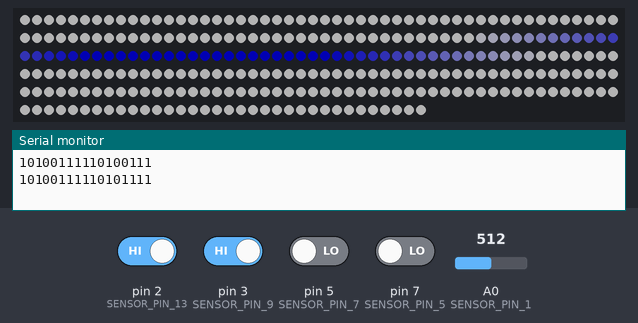
This sketch was run on a simulated Arduino Uno, built with avr-gcc and run on an emulated ATmega328P. Shown: 284 RGB LEDs in strip order, left to right, continuing on the next row, the last lines printed to the serial monitor. Inputs (shaded band) come from the test bench; at power-on: pin 2 (SENSOR_PIN_13), pin 3 (SENSOR_PIN_9) HIGH, pin 5 (SENSOR_PIN_7), pin 7 (SENSOR_PIN_5) LOW, A0 (SENSOR_PIN_1) = 512. Dim RGB values are drawn brighter than linear; the strip is taken to match the declared colour order.

Above: at 0.1 s.
At 1.52 s:
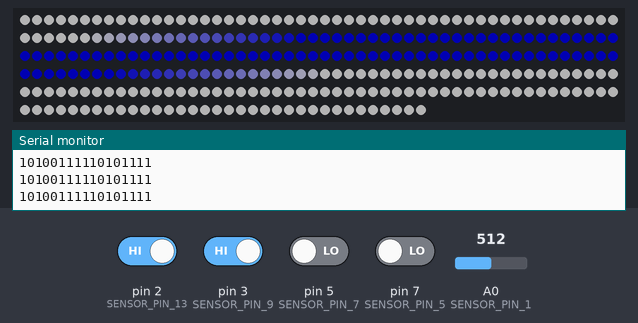
At 2.98 s:
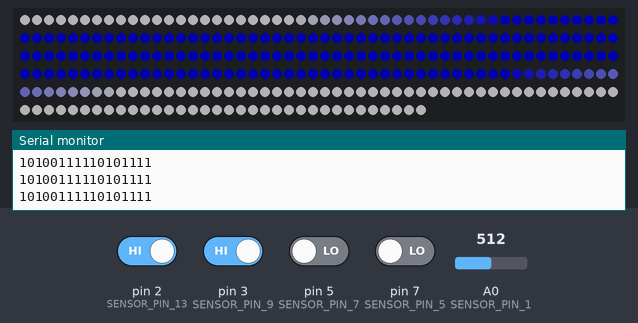
At 4.18 s:
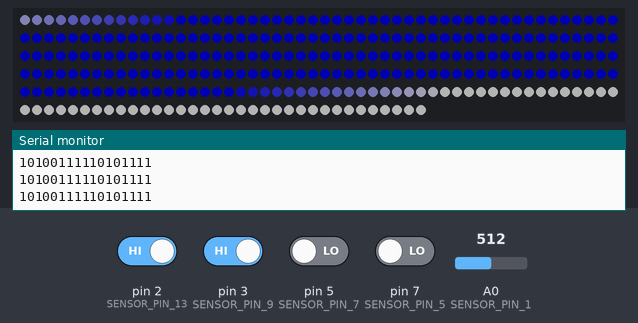
At 5.9 s:
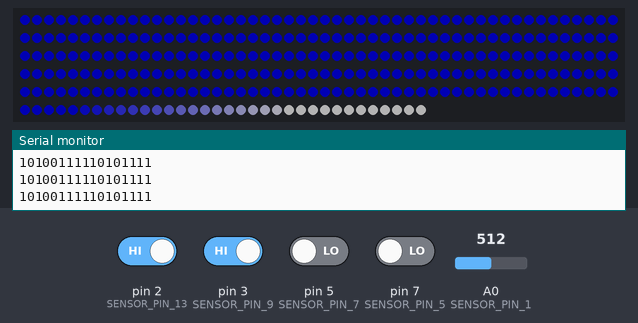

The sketch:

main.ino
```cpp
// ~~~~~~~~~~~~~ Lights stuff ~~~~~~~~~~~~~~~~~~~~~~~~ //

#include <Adafruit_NeoPixel.h>
#include <Adafruit_MCP23X17.h>

#define LED_COUNT 284
#define LED_PIN 6

Adafruit_NeoPixel strip(LED_COUNT, LED_PIN, NEO_RGBW + NEO_KHZ400);


long firstPixelHue = 0;

uint8_t spreadIter = 0;

// ~~~~~~~~~~ Touch sensor stuff ~~~~~~~~~~~~~~~~~~~~~ //
#define SENSOR_PIN_0 15 // b7
#define SENSOR_PIN_1 14 // b6
#define SENSOR_PIN_2 13 // b5
#define SENSOR_PIN_3 12 // b4
#define SENSOR_PIN_4 11 // b3
#define SENSOR_PIN_5 7 // a7
#define SENSOR_PIN_6 6 // a6
#define SENSOR_PIN_7 5 // a5
#define SENSOR_PIN_8 4 // a4
#define SENSOR_PIN_9 3 // a3
#define SENSOR_PIN_10 8 // b0
#define SENSOR_PIN_11 9 // b1
#define SENSOR_PIN_12 10 // b2
#define SENSOR_PIN_13 2 // a2
#define SENSOR_PIN_14 1 // a1
#define SENSOR_PIN_15 0 // a0

int res0 = 0;
int res1 = 1;
int res2 = 2;
int res3 = 3;
int res4 = 4;
int res5 = 5;
int res6 = 6;
int res7 = 7;
int res8 = 8;
int res9 = 9;
int res10 = 10;
int res11 = 11;
int res12 = 12;
int res13 = 13;
int res14 = 14;
int res15 = 15;

int sectionSizes[18] = {17, 18, 18, 18, 17, 18, 18, 18, 17, 18, 18, 18, 17, 18, 18, 18, 17, 18}; // two too long because of the looparound check
uint8_t TRAPEZOID_WIDTH = 18;
int beforeTrapezoidProfile[18] = {14, 28, 42, 56, 70, 84, 98, 112, 126, 140, 154, 168, 182, 196, 210, 224, 238, 252};
int afterTrapezoidProfile[18] = {252, 238, 224, 210, 196, 182, 168, 154, 140, 126, 112, 98, 84, 70, 56, 42, 28, 14};

Adafruit_MCP23X17 mcp;

// ~~~~~~~~~~ Prox sensor stuff ~~~~~~~~~~~~~~~~~~~~~ //

#define PROX_PIN A0

int proxReading = 0;

void setup() {
  Serial.begin(9600);

  strip.begin();
  strip.show();
  strip.setBrightness(60);

  if (!mcp.begin_I2C()) {
    Serial.println("I2C error.");
    while (1);
  }

  mcp.pinMode(SENSOR_PIN_0, INPUT);
  mcp.pinMode(SENSOR_PIN_1, INPUT);
  mcp.pinMode(SENSOR_PIN_2, INPUT);
  mcp.pinMode(SENSOR_PIN_3, INPUT);
  mcp.pinMode(SENSOR_PIN_4, INPUT);
  mcp.pinMode(SENSOR_PIN_5, INPUT);
  mcp.pinMode(SENSOR_PIN_6, INPUT);
  mcp.pinMode(SENSOR_PIN_7, INPUT);
  mcp.pinMode(SENSOR_PIN_8, INPUT);
  mcp.pinMode(SENSOR_PIN_9, INPUT);
  mcp.pinMode(SENSOR_PIN_10, INPUT);
  mcp.pinMode(SENSOR_PIN_11, INPUT);
  mcp.pinMode(SENSOR_PIN_12, INPUT);
  mcp.pinMode(SENSOR_PIN_13, INPUT);
  mcp.pinMode(SENSOR_PIN_14, INPUT);
  mcp.pinMode(SENSOR_PIN_15, INPUT);
}

void readTouchSensors() {
  res0 = !mcp.digitalRead(SENSOR_PIN_0);
  res1 = !mcp.digitalRead(SENSOR_PIN_1);
  res2 = !mcp.digitalRead(SENSOR_PIN_2);
  res3 = !mcp.digitalRead(SENSOR_PIN_3);
  res4 = !mcp.digitalRead(SENSOR_PIN_4);
  res5 = !mcp.digitalRead(SENSOR_PIN_5);
  res6 = !mcp.digitalRead(SENSOR_PIN_6);
  res7 = !mcp.digitalRead(SENSOR_PIN_7);
  res8 = !mcp.digitalRead(SENSOR_PIN_8);
  res9 = !mcp.digitalRead(SENSOR_PIN_9);
  res10 = !mcp.digitalRead(SENSOR_PIN_10);
  res11 = !mcp.digitalRead(SENSOR_PIN_11);
  res12 = !mcp.digitalRead(SENSOR_PIN_12);
  res13 = !mcp.digitalRead(SENSOR_PIN_13);
  res14 = !mcp.digitalRead(SENSOR_PIN_14);
  res15 = !mcp.digitalRead(SENSOR_PIN_15);
}

void sendSensorData() {
  Serial.print(res9);  Serial.print(res10); Serial.print(res11); Serial.print(res12); Serial.print(res13); Serial.print(res14); Serial.print(res15); Serial.print(res0);
  Serial.print(res1);  Serial.print(res2);  Serial.print(res3);  Serial.print(res4);  Serial.print(res5);  Serial.print(res6);  Serial.print(res7);  Serial.print(res8);
  Serial.println(proxReading);
}

void readProxSensor() {
  int rawProxReading = analogRead(PROX_PIN);
  if (rawProxReading > 500) {
    proxReading = 1;
  } else {
    proxReading = 0;
  }
}

void touchResponseRainbow() {
  firstPixelHue += 256;
  if (firstPixelHue >= 5*65536) firstPixelHue = 0;

  int touchSensorReading[18] = {res15, res0, res1, res2, res3, res4, res5, res6, res7, res8, res9, res10, res11, res12, res13, res14, res15, res0}; // two too long because of the looparound check

  int curr_pixel = 0;
  for(uint8_t s=1; s<17; s++) {
    for(uint8_t i=0; i<18; i++) {
      int white_amount = (touchSensorReading[s+1] * beforeTrapezoidProfile[i]) +
                         (touchSensorReading[s] * 255) +
                         (touchSensorReading[s-1] * afterTrapezoidProfile[i]);
      if (white_amount > 255) white_amount = 255;

      uint16_t rainbow_hue = firstPixelHue + ((curr_pixel+i) * 65536) / LED_COUNT;
      uint32_t rainbow_base_color = strip.ColorHSV(rainbow_hue, 255, 255);
      rainbow_base_color = strip.gamma32(rainbow_base_color);

      uint32_t rainbow_plus_white = ((uint32_t)white_amount << 24) | rainbow_base_color;
      strip.setPixelColor(curr_pixel+i, rainbow_plus_white);
    }

    curr_pixel += sectionSizes[s];
  }

  strip.show();
}

void colorSpread(uint8_t iter, uint8_t touchSensorActivated) {
  long baseColor = strip.Color(0, 0, 0, 255); // pure white

  // calculate first solid pixel. may want to just pre-calculate in a first-pixel list
  int firstSolidPixel = iter*(-1);
  for (uint8_t s=1; s<touchSensorActivated; s++) {
    firstSolidPixel += sectionSizes[s];
  }
  int lastSolidPixel = firstSolidPixel + TRAPEZOID_WIDTH + 2*iter;

  // TODO: handle wraparound
  // original color
  for (int i=0; i<(firstSolidPixel - TRAPEZOID_WIDTH); i++) {
    strip.setPixelColor(i, baseColor);
  }

  // spread fade in
  for (int i=0; i<TRAPEZOID_WIDTH; i++) {
    int curr_pixel = i+firstSolidPixel - TRAPEZOID_WIDTH;
    long curr_color = strip.Color(0, 0, beforeTrapezoidProfile[i],255-beforeTrapezoidProfile[i]);
    strip.setPixelColor(curr_pixel, curr_color);
  }

  // spread
  for (int i=firstSolidPixel; i<lastSolidPixel; i++) {
    strip.setPixelColor(i, strip.Color(0, 0, 255, 0));
  }

  // spread fade out
  for (int i=0; i<TRAPEZOID_WIDTH; i++) {
    int curr_pixel = i+lastSolidPixel;
    long curr_color = strip.Color(0, 0, 255-beforeTrapezoidProfile[i],beforeTrapezoidProfile[i]);
    strip.setPixelColor(curr_pixel, curr_color);
  }

  // original color
  for (int i=lastSolidPixel + TRAPEZOID_WIDTH; i<LED_COUNT; i++) {
    strip.setPixelColor(i, baseColor);
  }

  strip.show();
}

void colorSpread2() {
  for (int i=0; i<strip.numPixels(); i++) {
    strip.setPixelColor(i, strip.Color(255,0,0,0));
  }
  strip.show();
}

void loop() {
  readTouchSensors();
  readProxSensor();
  sendSensorData();
//  touchResponseRainbow();
  colorSpread(spreadIter, 7);
//  colorSpread(0, 7);
//  colorSpread2();
  spreadIter += 1;
  if (spreadIter >=130) spreadIter = 130;
  delay(5);

}
```
